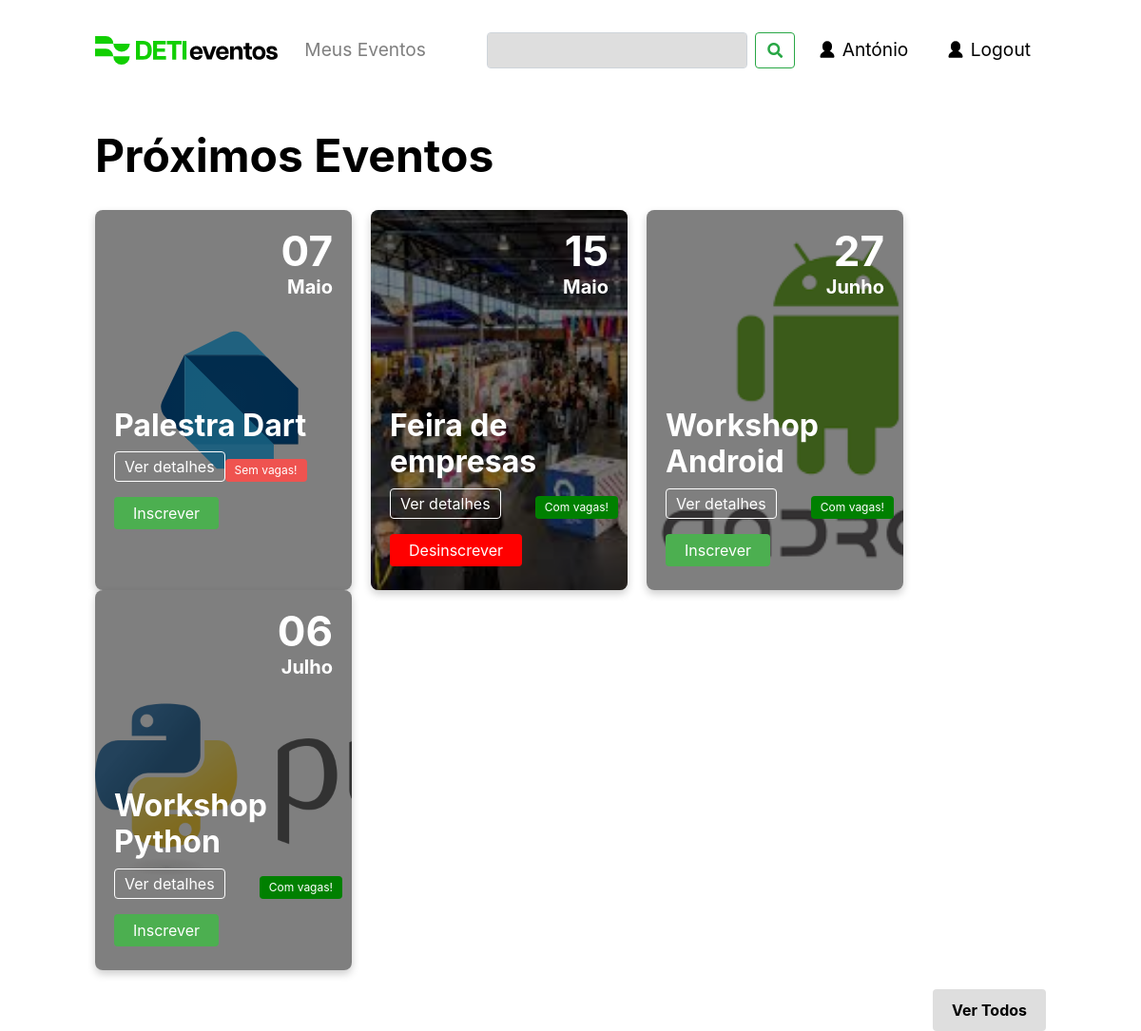
/ (signed in), run on the app's committed database.
### tables this page shows
CREATE TABLE users (
    id INTEGER PRIMARY KEY,
    email TEXT NOT NULL,
    name TEXT NOT NULL,
    password TEXT NOT NULL
    );

CREATE TABLE events (
    id INTEGER PRIMARY KEY,
    name TEXT NOT NULL,
    description TEXT NOT NULL,
    location TEXT NOT NULL,
    image TEXT,
    date DATE,
    user_id INTEGER,           
    colaborator TEXT , 
    vagas INTEGER,
    lotacao INTEGER,
    preco INTEGER,
    esgotado boolean DEFAULT 0,
    FOREIGN KEY(user_id) REFERENCES users(id)
    );

### DETI_EVENTOS_CODIGO/app.py (the view)
@app.route('/')
def home():
    user_id = get_user_id(session.get('user_email'))
    print(user_id)
    if 'user_email' not in session:
        return redirect(url_for('login'))
    events = get_events()
    converted_events = []
    for event in events:
        converted_event = list(event)
        converted_event[5] = datetime.strptime(event[5], '%Y-%m-%d').date()
        converted_events.append(tuple(converted_event))
    converted_events.sort(key=lambda x: x[5])
    user_events = get_user_events(user_id)
    user_events = list(user_events)
    is_admin = 'user_email' in session and session.get('user_email') == "admin@gmail.com"
    name  = session.get('user_name')
    if name is  not None:
        user = True
    event = get_events()
    return render_template('index.html', events=converted_events, is_admin=is_admin, user=user, name=name, event=event,  user_id = user_id, user_events=user_events)

### DETI_EVENTOS_CODIGO/app.py (called while the page is built)
@app.template_filter('formatdate')
def format_date(value, format='%d-%B'):
    if value is None:
        return ""
    month_names = {
        'January': 'Janeiro', 'February': 'Fevereiro', 'March': 'Março',
        'April': 'Abril', 'May': 'Maio', 'June': 'Junho',
        'July': 'Julho', 'August': 'Agosto', 'September': 'Setembro',
        'October': 'Outubro', 'November': 'Novembro', 'December': 'Dezembro'
    }
    formatted_date = value.strftime(format)
    for eng, pt in month_names.items():
        formatted_date = formatted_date.replace(eng, pt)
    return formatted_date

### DETI_EVENTOS_CODIGO/models.py (called while the page is built)
def get_user_id(email):
    connection = sqlite3.connect('data.db', check_same_thread=False)
    cursor = connection.cursor()
    cursor.execute("SELECT id FROM users WHERE email = ?", (email,))
    user_id = cursor.fetchall()
    if len(user_id) == 0:
        return None
    return user_id[0][0]

def get_events():
    connection = sqlite3.connect('data.db', check_same_thread=False)
    cursor = connection.cursor()
    try:
        cursor.execute("SELECT * FROM events")
        results = cursor.fetchall()
        return results
    except Exception as e:
        print(e)
        return None

def get_user_events(user_id):
    connection = sqlite3.connect('data.db', check_same_thread=False)
    cursor = connection.cursor()
    try:
        cursor.execute("SELECT * FROM user_events WHERE user_id = ?", (user_id,))
        results = cursor.fetchall()
        return results
    except Exception as e:
        print(e)
        return None

### DETI_EVENTOS_CODIGO/templates/index.html (shortened to what this page needs)
<!DOCTYPE html>
<html lang="en">
<head>
  <link rel="stylesheet" href="https://cdnjs.cloudflare.com/ajax/libs/font-awesome/5.15.1/css/all.min.css">
  <link rel="stylesheet" href="https://stackpath.bootstrapcdn.com/bootstrap/4.3.1/css/bootstrap.min.css">
  <link rel="stylesheet" href="/static/css/navbar_style.css">
  <link rel="stylesheet" href="/static/css/style.css">
  <link rel="stylesheet" href="/static/css/pop_up.css">
  <link rel="stylesheet" href="https://cdnjs.cloudflare.com/ajax/libs/font-awesome/5.15.3/css/all.min.css">
</head>
<body>
  <nav class="navbar_style navbar navbar-expand-lg navbar-light bg-light">
    <a href="/">
      <img src="/static/images/DETI.svg" alt="DETI Logo">
    </a>
    <div class="collapse navbar-collapse" id="navbarNav">
      <ul class="navbar-nav">
        <li class="nav-item">
          <a class="nav-link navbar_style_links" href="/meus_eventos">Meus Eventos</a>
        </li>
      </ul>
      <form class="form-inline ml-auto" action="/search" method="get">
        <input class="form-control mr-sm-2 navbar_style_search" type="text" placeholder="" name="q"
          aria-label="Campo_Pesquisa">
        <button class="btn btn-outline-success my-2 my-sm-0" type="submit"><i class="fas fa-search"
            aria-label="Botao_Pesquisar"></i></button>
      </form>
        {% if user %}
        <a class="nav-link ml-2 navbar_style_login" href="/meus_eventos">
          <img class="login-icon" src="static/images/user_icon.svg" alt="User Icon">
          {{ name }}
          {% endif %}
        </a>
        <a class="nav-link ml-2 navbar_style_login" href="/logout">
          <img class="login-icon" src="static/images/user_icon.svg" alt="User Icon">
          Logout
        </a>
    </div>
  </nav>
  <div class="events-header">
    <h1>Próximos Eventos</h1>
  </div>
  <div class="event-card-container">
    {% for event in events %}
    <div class="event-card" style="background-image: url('{{event[4]}}'); background-size: cover;">
      <div class="event-content">
        <div class="event-day">{{ event[5]|formatdate('%d') }}</div>
        <div class="event-month">{{ event[5]|formatdate('%B') }}</div>
      </div>
      <div class="event-info">
        <h2 class="event-title">{{event[1]}}</h2>
        <div class="event-details">
          <p class="event-details-btn">Ver detalhes</p>
          {% if event[11]%}
          <p class="event-status-btn"> Sem vagas!</p>
          {% endif %}
          {% if not event[11]%}
          <p class="event-status-btn-verde"> Com vagas!</p>
          {% endif %}
        </div>
        {% if not is_admin %}
        <form method="POST" action="/inscrever/{{ event[0] }}">
            {% if user_events[1][0] == user_id and event[0] == user_events[1][1] %}
            <button type="submit" class="desinscrever-button"> Desinscrever</button>
            {% else %}
            <button type="submit" class="inscrever-button">Inscrever</button>
            {% endif %}
          </form>
        {% endif %}
      </div>
    </div>
    {% endfor %}
  </div>
  <div class="view-all-container">
    <button class="view-all-button" onclick="window.location.href = '/todos_os_eventos'">Ver Todos</button>
  </div>
</body>
</html>

### DETI_EVENTOS_CODIGO/static/css/navbar_style.css (style rules this page uses)
.navbar_style { padding: 30px 0px; margin-bottom: 30px; display: flex; background-color: white !important; font-size: 1.2rem !important; }
.navbar_style img { height: 30px; }
.nav-item { margin-left: 20px !important; }
.navbar_style_login { color: #000 !important; }
.navbar_style_search { background-color: #DEDEDE !important; }
.login-icon { height: 20px; width: 20px; margin-top: -3px; }

### DETI_EVENTOS_CODIGO/static/css/style.css (style rules this page uses)
:root { --primary-color: #4CAF50; --secundary-color: black; }
body { margin: 0; padding: 0 100px; font-family: Inter, sans-serif; }
h1 { color: black; font-weight: 700; font-size: 3rem; }
h2 { color: black; font-weight: 700; font-size: 3rem; }
.navbar { background-color: white; color: var(--secundary-color); overflow: auto; }
.events-header { display: flex; margin-bottom: 20px; justify-content: space-between; align-items: center; }
.view-all-container { display: flex; margin-top: 20px; justify-content: flex-end; }
.view-all-button { padding: 10px 20px; background-color: #DEDEDE; color: black; border: none; font-weight: 700; border-radius: 4px; cursor: pointer; text-align: left; }
.event-card-container { display: flex; flex-wrap: wrap; }
.event-card { position: relative; width: 270px; height: 25rem; padding: 20px; border-radius: 8px; box-shadow: 0 4px 8px rgba(0, 0, 0, 0.2); overflow: hidden; margin-right: 20px; background: #fff; }
.event-card::before { content: ""; position: absolute; top: 0; right: 0; bottom: 0; left: 0; background: rgba(0, 0, 0, 0.5); }
.event-info { position: absolute; top: 50%; padding-right: 10px; }
.event-title { margin: 8px 0; font-size: 2rem; color: white; }
.event-details-btn, .event-status-btn, .event-status-btn-verde { padding: 3px 10px; border: none; border-radius: 4px; cursor: pointer; }
.event-details-btn { border: 1px solid white; color: white; }
.event-status-btn { background-color: #ef5350; color: white; font-size: 12px; }
.event-status-btn-verde { background-color: green; color: white; font-size: 12px; }
.event-details { display: flex; justify-content: space-between; align-items: flex-end; }
.event-content { display: block; position: relative; text-align: right; color: white; font-size: 2rem; font-weight: 700; }
.event-day { margin-top: -10px; font-size: 44px; }
.event-month { font-size: 1.25rem; margin-top: -10px; }
.event-content, .event-info, .event-details, .event-title, .event-details-btn, .event-status-btn { color: white; }
.inscrever-button { background-color: #4CAF50; color: white; padding: 5px 20px; border: none; border-radius: 4px; cursor: pointer; }
.desinscrever-button { background-color:red; color: white; padding: 5px 20px; border: none; border-radius: 4px; cursor: pointer; }

### data on the page
users: name "António"
events: image (picture), event "07", event "Maio", name "Palestra Dart", esgotado "Sem vagas!", shows "Inscrever"
events: image (picture), event "15", event "Maio", name "Feira de empresas", esgotado "Com vagas!", shows "Desinscrever"
events: image (picture), event "27", event "Junho", name "Workshop Android", esgotado "Com vagas!", shows "Inscrever"
events: image (picture), event "06", event "Julho", name "Workshop Python", esgotado "Com vagas!", shows "Inscrever"
